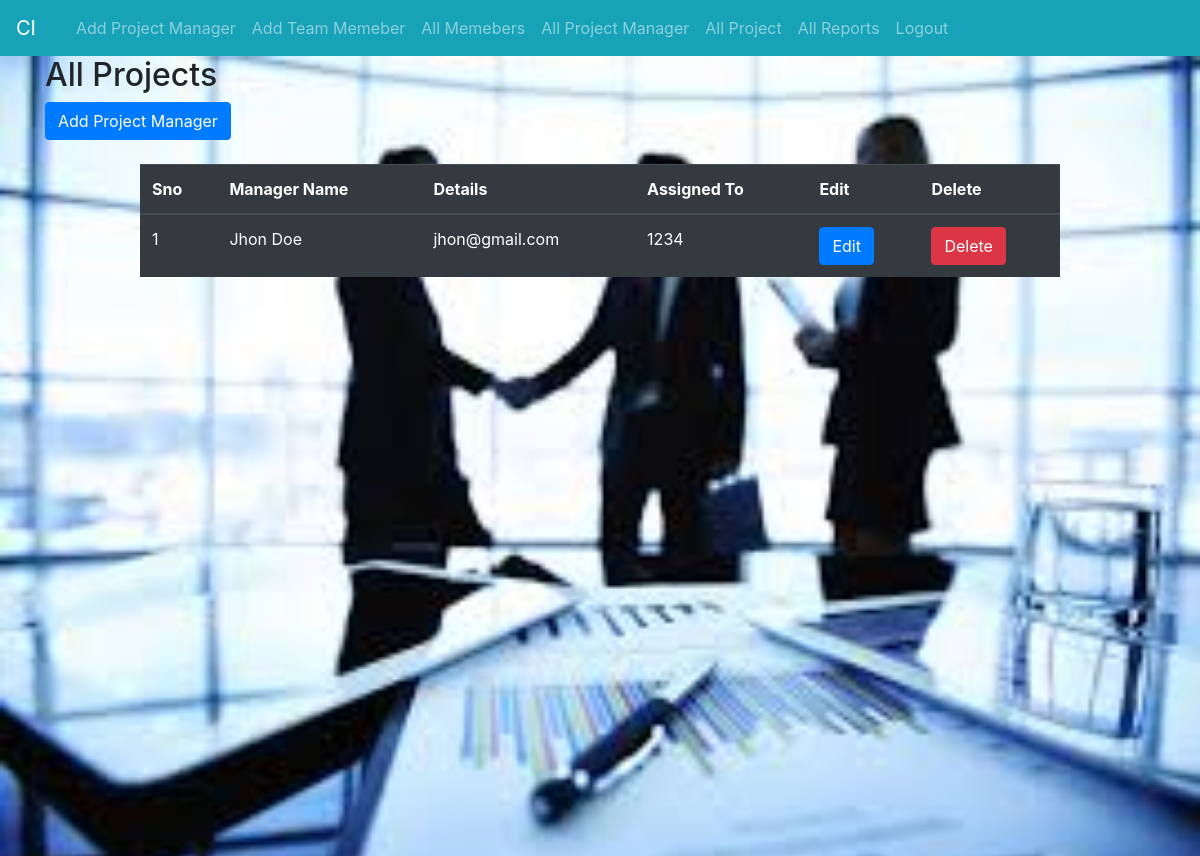
Page /index.php/admin/projectmanager_list on the committed database.
### tables this page shows
CREATE TABLE `project_manger` (
  `id` int(11) NOT NULL,
  `manager_name` varchar(100) NOT NULL,
  `email` varchar(100) NOT NULL,
  `manger_password` varchar(255) NOT NULL
);

### application/controllers/Admin.php (called while the page is built, shortened)
<?php
class Admin extends CI_controller
{
function projectmanager_list(){
	$this->load->model('Admin_model');
	$manager_list = $this->Admin_model->all_projectMangerList();
	$Alldata = array();
	$Alldata['manager_list'] = $manager_list;
	$manager_list = $this->load->view('projectmanagerlist',$Alldata);
}
}
?>

### index.php (called while the page is built, shortened)
<?php
require_once BASEPATH.'core/CodeIgniter.php';

### application/models/Admin_model.php (called while the page is built, shortened)
<?php
class Admin_model extends CI_model
{
          function all_projectMangerList(){
              return  $manager_list = $this->db->get('project_manger')->result_array();
         }
}
?>

### application/views/projectmanagerlist.php (the view, shortened to what this page needs)
<!DOCTYPE html>
<html>
<head>
	<link rel="stylesheet" type="text/css" href="<?php echo base_url().'assets/css/bootstrap.min.css';?>">
</head>
<body>
	<?php include_once('inc/admin_navbar.php'); ?>
 <div class="container-fluid">
	<div class="container">
		<h2>All Projects</h2>
		<div class="row">
			<div class="col-md-4">
			<a href="<?php echo base_url().'index.php/admin/add_project_manager'?>" class="btn btn-primary" >Add Project Manager</a>
		</div>
		</div>
		<br>
				<div class="row">
			<div class = "col-md-10 mx-auto">
				<table class="table table-dark table-hover ">
    <thead>
      <tr>
        <th>Sno<?php $sno='1'; ?></th>
        <th>Manager Name</th>
        <th>Details</th>
        <th>Assigned To</th>
        <th>Edit</th>
        <th>Delete</th>
      </tr>
    </thead>
  <tbody>
  	<?php if(!empty($manager_list)){ foreach($manager_list as $project_maangerData){ ?>
      <tr>
        <td><?php echo $sno++;?></td>
        <td><?php echo $project_maangerData['manager_name']; ?></td>
        <td><?php echo $project_maangerData['email'];?></td>
        <td ><?php echo $project_maangerData['manger_password'];?></td>
        <td>
        	<a href="<?php echo base_url().'index.php/user/edit/'.$project_maangerData['id']?>" class="btn btn-primary">Edit</a>
        </td>
        	<td>
            <a href="<?php echo base_url().'index.php/user/delete/'.$project_maangerData['id']?>" class="btn btn-danger">Delete</a>
        </td>
      </tr>
      <?php }} else {?>
      <tr>
      	<td colspan="4">Records Not Found</td>
      </tr>
      <?php } ?>
    </tbody>
  </table>
		</div>
	</div>
</div>
</div>
</body>
</html>

### rows in the picture
project_manger: manager_name "Jhon Doe", email "jhon@gmail.com", manger_password "1234"
